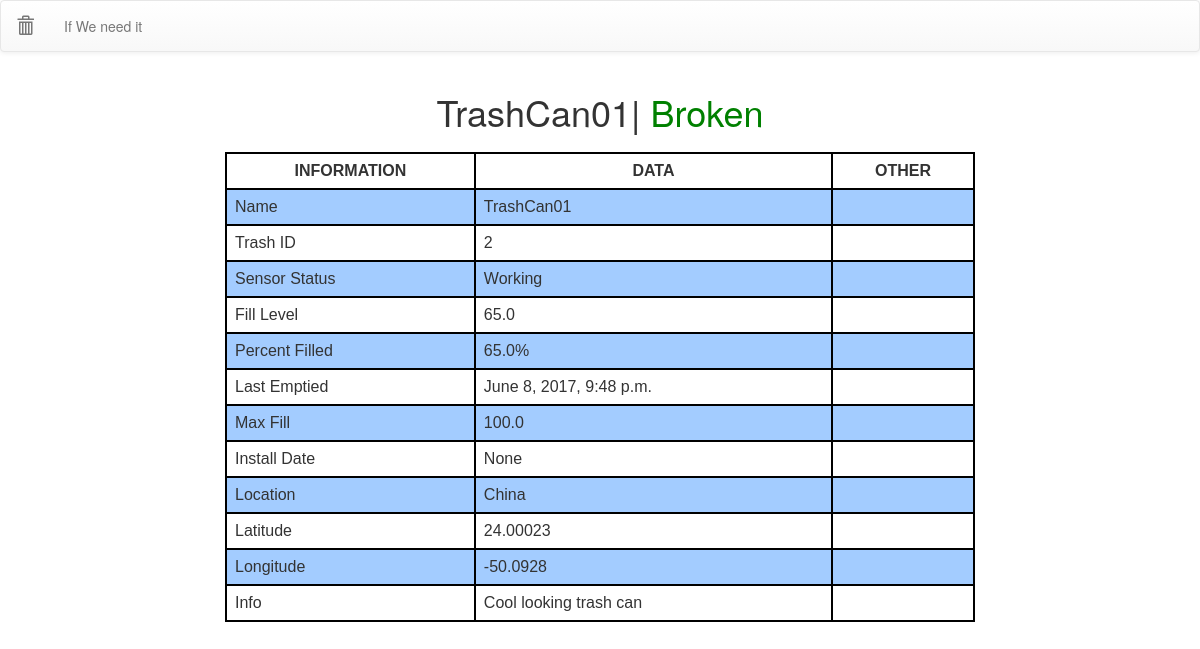
Page /1/ on the earlier database version.
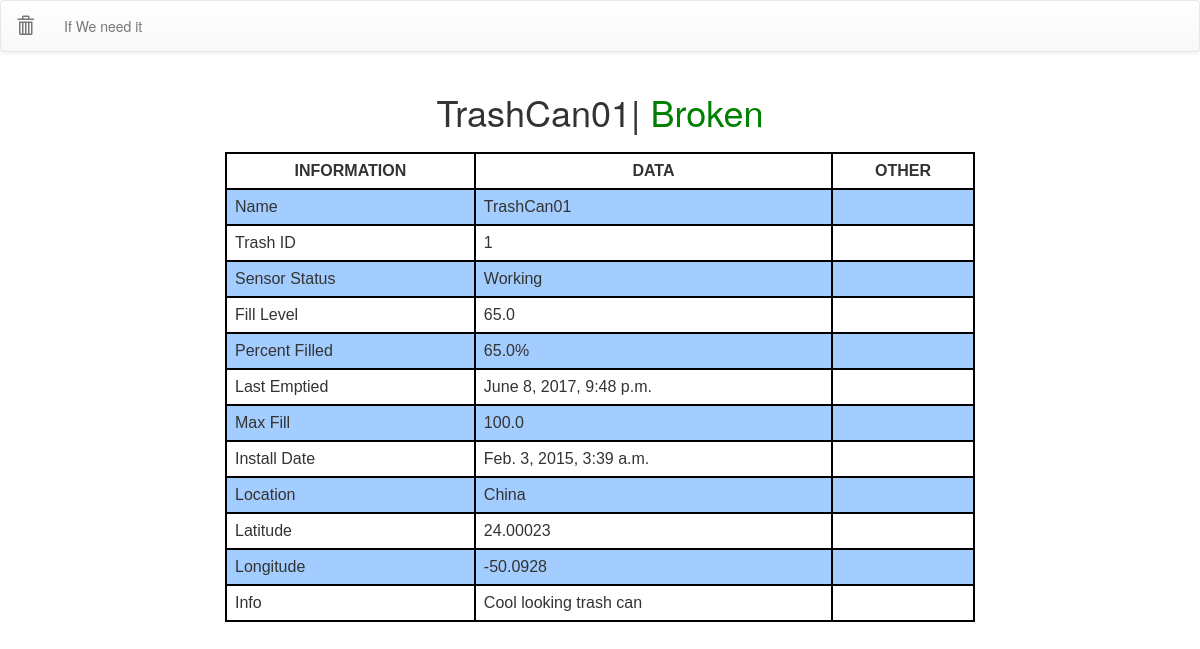
Same page on the later database version.
### map/models.py (models this page shows, shortened)
class TrashCan(models.Model):
	lastEmptied = models.DateTimeField('last emptied', default=timezone.now)
	lastUpdated = models.DateTimeField('last updated', default=timezone.now)
	sensor1 = models.FloatField(default=50.0)
	sensor2 = models.FloatField(default=80.0)
	sensor3 = models.FloatField(default=69.0)
	fillLevel = models.FloatField(default=44.0)
	percent = models.FloatField(default=44.0)
	full_status = models.BooleanField(default=True)
	latitude = models.FloatField(default=37.7249)
	longitude = models.FloatField(default=-122.1561)
	location = models.CharField(max_length=400, default='101 Estudillo Ave')
	info = models.CharField(max_length=500, default='swag')
	maxFill = models.FloatField(default=100.0)
	installDate = models.DateTimeField('installed', default=timezone.now)
	trashID = models.IntegerField(default='1')
	name = models.CharField(max_length=30, default='MiDro')

### map/views.py (the view)
# urls.py: url(r'(?P<pk>[0-9]+)/$', views.DetailView.as_view(), name='detail'),
class DetailView(generic.DetailView):
    template_name = 'map/detail.html'
    model = TrashCan

### map/templates/map/detail.html (shortened to what this page needs)
{% extends 'map/base.html' %}
{% block content %}
<head>
</head>
<h1 id="trashname">{{trashcan.name}}|
	<span style="color:{% if trashcan.status == False %}red{% endif %}"id="status">{% if trashcan.status == True %}Working{% else %}Broken{% endif %}</span>
</h1>
<table bordercolor=black>
	<tr id="customnav">
		<th>INFORMATION</th>
		<th>DATA</th>
		<th>OTHER</th>
	</tr>
	<tr>
		<td>Name</td>
		<td>{{trashcan.name}}</td>
		<td></td>
	</tr>
	<tr>
		<td>Trash ID</td>
		<td>{{trashcan.trashID}}</td>
		<td></td>
	</tr>
	<tr>
		<td> Sensor Status</td>
		<td>{% if trashcan.status == False %}Broken{% else %}Working{% endif %}</td>
		<td></td>
	</tr>
	<tr>
		<td>Fill Level</td>
		<td>{{trashcan.fillLevel}}</td>
		<td></td>
	</tr>
	<tr>
		<td>Percent Filled</td>
		<td>{{trashcan.fillLevel}}%</td>
		<td></td>
	</tr>
	<tr>
		<td>Last Emptied</td>
		<td>{{trashcan.lastEmptied}}</td>
		<td></td>
	</tr>
	<tr>
		<td>Max Fill</td>
		<td>{{trashcan.maxFill}}</td>
		<td></td>
	</tr>
	<tr>
		<td>Install Date</td>
		<td>{{trashcan.installDate}}</td>
		<td></td>
	</tr>
	<tr>
		<td>Location</td>
		<td>{{trashcan.location}}</td>
		<td></td>
	</tr>
	<tr>
		<td>Latitude</td>
		<td>{{trashcan.latitude}}</td>
		<td></td>
	</tr>
	<tr>
		<td>Longitude</td>
		<td>{{trashcan.longitude}}</td>
		<td></td>
	</tr>
	<tr>
		<td>Info</td>
		<td>{{trashcan.info}}</td>
		<td></td>
	</tr>
</table>
{% endblock %}

Differences in the rows shown:
changed TrashCan "TrashCan01": trashID "2" → "1"; installDate "None" → "Feb. 3, 2015, 3:39 a.m."
